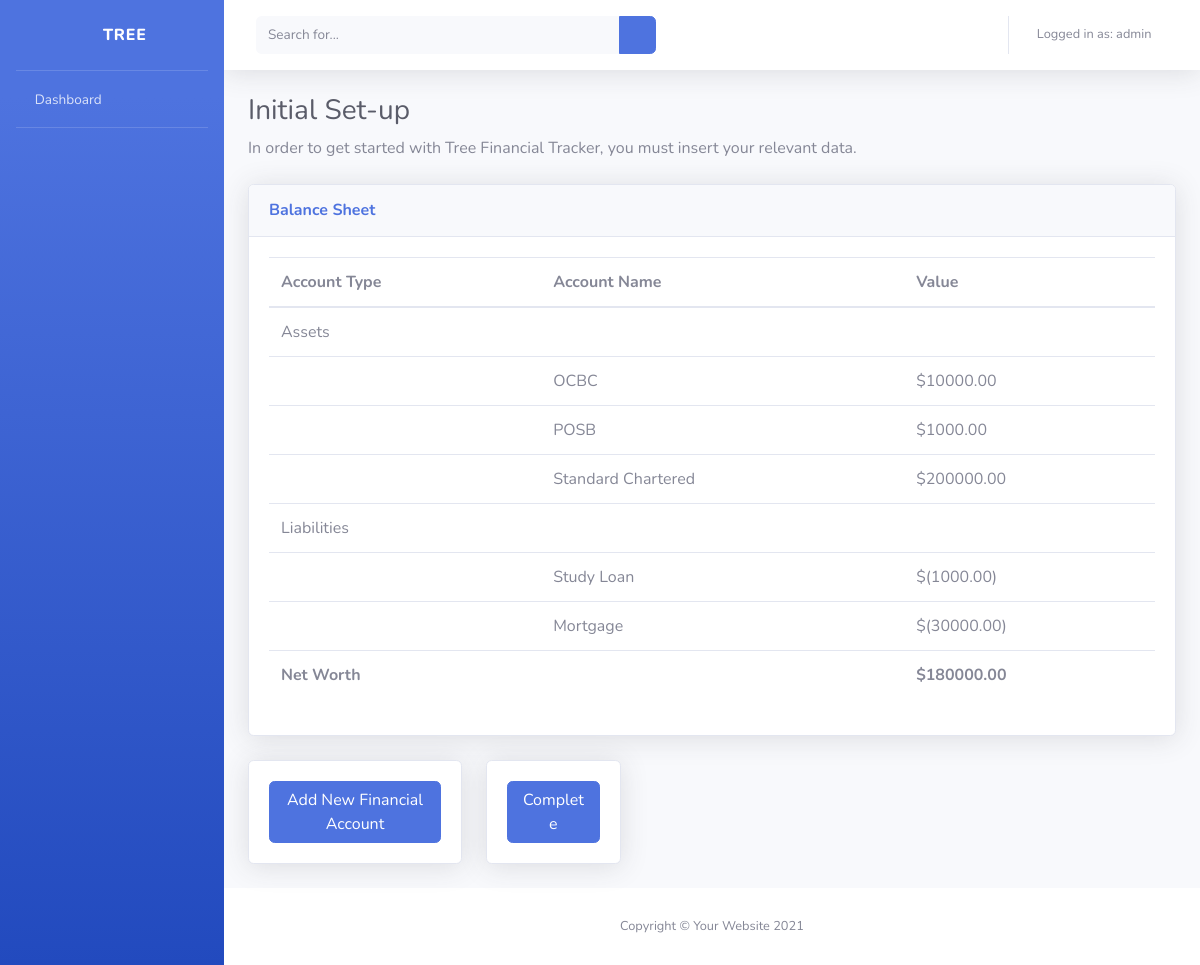
/set-up/ (signed in), run on the app's committed database.
### dashboard/models.py (models this page shows)
class User(AbstractUser):
	temp = models.CharField(max_length=225)
	init = models.BooleanField(default=True)
	budget_init = models.BooleanField(default=True)
	net_worth = models.DecimalField(max_digits=20,decimal_places=2,default=0)

class FinancialAccount(models.Model):
	username = models.ForeignKey(settings.AUTH_USER_MODEL, on_delete=models.CASCADE)
	type = models.CharField(max_length=225)
	name = models.TextField()
	value = models.DecimalField(max_digits=20,decimal_places=2)

### dashboard/views.py (the view, shortened to what this page needs)
# urls.py: path("set-up/", setup_view, name="set-up"),
def setup_view(request, *args, **kwargs):
  if request.user.is_authenticated:
    queryset = FinancialAccount.objects.filter(username=request.user)
    networth = User.objects.get(username=request.user).net_worth
    if (networth < 0):
      networth = "(" + str(networth * -1) + ")"
    context = {
      "object_list": queryset,
      "networth": networth
    }
    return render(request, "initial.html", context)
  else:
    return redirect('Login-page')

### templates/initial.html (shortened to what this page needs)
<!DOCTYPE html>
<html lang="en">
{% load static %}
<head>
  <link href="{% static 'vendor/fontawesome-free/css/all.min.css' %}" rel="stylesheet" type="text/css">
  <link href="{% static 'css/sb-admin-2.min.css' %}" rel="stylesheet">
  <link href="{% static 'vendor/datatables/dataTables.bootstrap4.min.css' %}" rel="stylesheet">
</head>
<body id="page-top">
  <div id="wrapper">
    <ul class="navbar-nav bg-gradient-primary sidebar sidebar-dark accordion" id="accordionSidebar">
      <a class="sidebar-brand d-flex align-items-center justify-content-center" href="/set-up">
        <div class="sidebar-brand-icon">
          <i class='fa fa-tree'></i>
        </div>
        <div class="sidebar-brand-text mx-3">Tree</div>
      </a>
      <hr class="sidebar-divider my-0">
      <li class="nav-item {% if request.resolver_match.url_name == 'home' %} active {% endif %}">
        <a class="nav-link" href="/set-up">
          <i class='fa fa-home'></i>
          <span>Dashboard</span></a>
      </li>
      <hr class="sidebar-divider">
    </ul>
    <div id="content-wrapper" class="d-flex flex-column">
      <div id="content">
        <nav class="navbar navbar-expand navbar-light bg-white topbar mb-4 static-top shadow">
          <form class="d-none d-sm-inline-block form-inline mr-auto ml-md-3 my-2 my-md-0 mw-100 navbar-search">
            <div class="input-group">
              <input type="text" class="form-control bg-light border-0 small" placeholder="Search for..."
                aria-label="Search" aria-describedby="basic-addon2">
              <div class="input-group-append">
                <button class="btn btn-primary" type="button">
                  <i class="fas fa-search fa-sm"></i>
                </button>
              </div>
            </div>
          </form>
          <ul class="navbar-nav ml-auto">
            <li class="nav-item dropdown no-arrow mx-1">
              <a class="nav-link dropdown-toggle" href="#" id="alertsDropdown" role="button" data-toggle="dropdown"
                aria-haspopup="true" aria-expanded="false">
                <i class="fas fa-bell fa-fw"></i>
              </a>
            </li>
            <li class="nav-item dropdown no-arrow mx-1">
              <a class="nav-link dropdown-toggle" href="#" id="messagesDropdown" role="button" data-toggle="dropdown"
                aria-haspopup="true" aria-expanded="false">
                <i class="fas fa-envelope fa-fw"></i>
              </a>
            </li>
            <li class="nav-item dropdown no-arrow">
              <a class="nav-link dropdown-toggle" href="#" id="userDropdown" role="button" data-toggle="dropdown"
                aria-haspopup="true" aria-expanded="false">
                <span class="mr-2 d-none d-lg-inline text-gray-600 small">Logged in as: {{user.username}}</span>
                <i class='fa fa-user'></i>
              </a>
            </li>
          </ul>
        </nav>
        <div class="container-fluid">
          <h1 class="h3 mb-2 text-gray-800">Initial Set-up</h1>
          <p class="mb-4">In order to get started with Tree Financial Tracker, you must insert your relevant data.</p>
          <div class="row">
            <div class="col">
              <div class="card shadow mb-4">
                <div class="card-header py-3">
                  <h6 class="m-0 font-weight-bold text-primary">Balance Sheet</h6>
                </div>
                <div class="card-body">
                  {% if object_list %}
                  <table class="table">
                    <thead>
                      <tr>
                        <th>Account Type</th>
                        <th>Account Name</th>
                        <th>Value</th>
                      </tr>
                    </thead>
                    <tr>
                      <td>Assets</td>
                      <td></td>
                      <td></td>
                    </tr>
                    {% for instance in object_list %}
                    {% if instance.type == "Assets" %}
                    <tr>
                      <td></td>
                      <td>{{ instance.name }}</td>
                      <td>${{ instance.value }}</td>
                    </tr>
                    {% endif %}
                    {% endfor %}
                    <tr>
                      <td>Liabilities</td>
                      <td></td>
                      <td></td>
                    </tr>
                    {% for instance in object_list %}
                    {% if instance.type == "Liabilities" %}
                    <tr>
                      <td></td>
                      <td>{{ instance.name }}</td>
                      <td>$({{ instance.value }})</td>
                    </tr>
                    {% endif %}
                    {% endfor %}
                    <tfoot>
                      <tr>
                        <th>Net Worth</th>
                        <th></th>
                        <th>${{ networth }}</th>
                      </tr>
                    </tfoot>
                  </table>
                  {% else %}
                    <h1>Please Add Financial Accounts</h1>
                  {% endif %}
                </div>
              </div>
            </div>
          </div>
          <div class="row">
            <div class="col-lg-3">
              <div class="card shadow mb-4">
                <div class="card-body text-center">
                  <button class="btn btn-primary btn-block" type="button" data-toggle="modal"
                    data-target="#exampleModalLg">Add New Financial Account</button>
                </div>
              </div>
            </div>
            <div class="col-lg-2">
              <div class="card shadow mb-4">
                <div class="card-body text-center">
                    <form action="" method='POST'>
                      <button class="btn btn-primary btn-block" type="submit"
                        data-target="#exampleModalLg" name="completeInit" value="1">Complete</button>
                    </form>
                </div>
              </div>
            </div>
          </div>
        </div>
      </div>
      <footer class="sticky-footer bg-white">
        <div class="container my-auto">
          <div class="copyright text-center my-auto">
            <span>Copyright &copy; Your Website 2021</span>
          </div>
        </div>
      </footer>
    </div>
  </div>
</body>
</html>

### data on the page
User: username "admin", net_worth "180000.00"
FinancialAccount: name "OCBC", value "10000.00"
FinancialAccount: name "POSB", value "1000.00"
FinancialAccount: name "Standard Chartered", value "200000.00"
FinancialAccount: name "Study Loan", value "1000.00"
FinancialAccount: name "Mortgage", value "30000.00"
